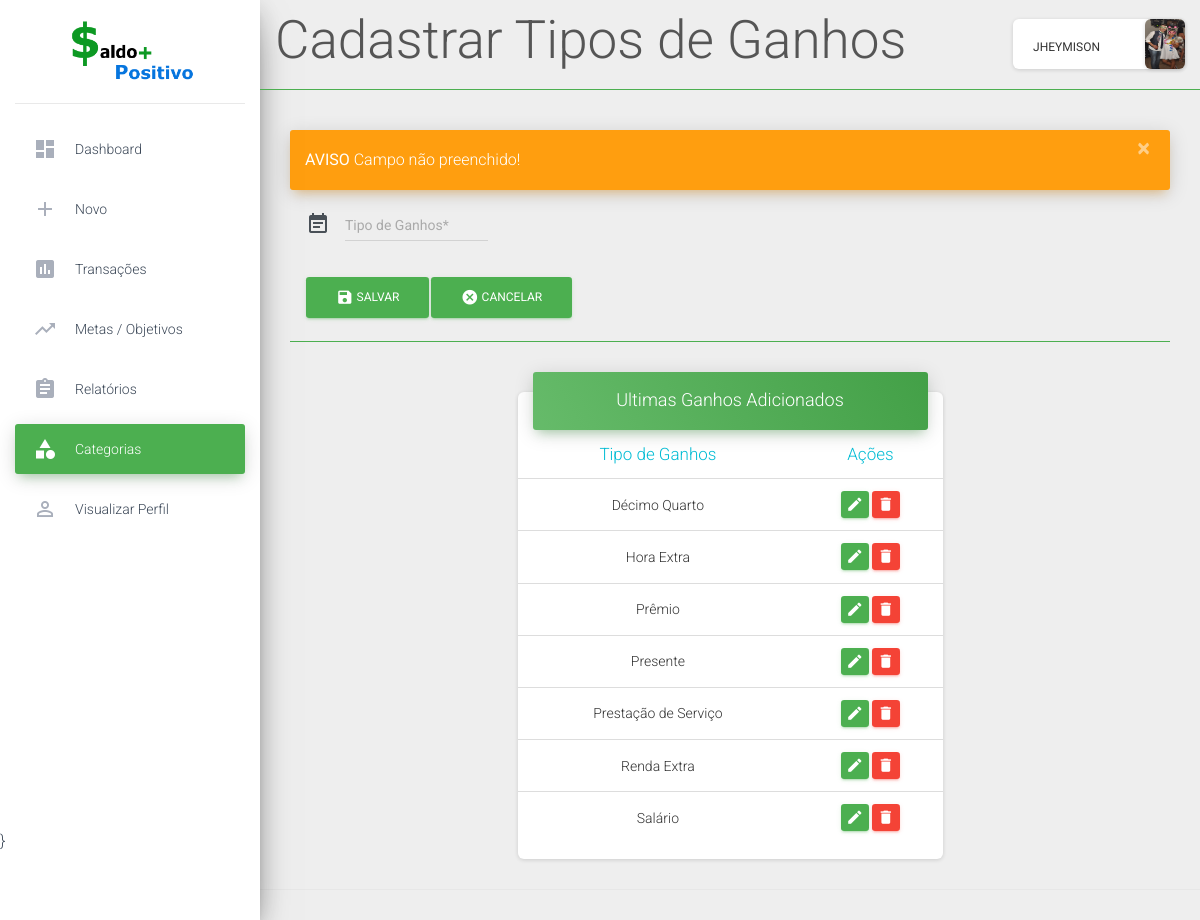
/main.php?page=tipoganhos&sec=cadastra_tipo_ganhos&erro_cadastro=warnning (signed in), run on the app's committed database.
### tables this page shows
CREATE TABLE `perfil_usuarios` (
  `id` int(11) NOT NULL,
  `empresa` varchar(300) NOT NULL,
  `profissao` varchar(300) NOT NULL,
  `sobre` varchar(1000) NOT NULL,
  `imagem` varchar(1000) NOT NULL,
  `id_cadastrar_usuarios` int(11) NOT NULL
);

CREATE TABLE `tipos_de_ganhos` (
  `id` int(11) NOT NULL,
  `tipo_ganho` varchar(200) NOT NULL,
  `id_cadastrar_usuarios` int(11) NOT NULL
);

### inserts/title_pages.php (called while the page is built)
<?php
    if(isset($_GET['sec'])){
            $pageInfo = $_GET['sec'];
        if($pageInfo == "dashboard"){
            $pageFormat = "Dashboard";
        } elseif ($pageInfo == "cadastrar_ganho") {
            $pageFormat = "Cadastrar Ganho";
        } elseif($pageInfo == "edita_ganhos"){
            $pageFormat = "Editar Ganhos";
        } elseif($pageInfo == "deleta_ganhos"){
            $pageFormat = "Deletar Ganho";
        } elseif($pageInfo == "cadastrar_despesa"){
            $pageFormat = "Cadastrar Despesas";
        } elseif($pageInfo == "edita_despesas"){
            $pageFormat = "Editar Despesas";
        } elseif($pageInfo == "deleta_despesas"){
            $pageFormat = "Deletar Despesa";
        } elseif($pageInfo == "cadastrar_cartoes"){
            $pageFormat = "Cadastrar Cartao";
        } elseif($pageInfo == "edita_cartoes"){
            $pageFormat = "Editar Cartao";
        } elseif($pageInfo == "deleta_cartoes"){
            $pageFormat = "Deletar Cartao";
        } elseif($pageInfo == "vizualizar_transacoes"){
            $pageFormat = "Visualizar Transações";
        } elseif($pageInfo == "cadastrar_metas"){
            $pageFormat = "Cadastrar Metas";
        } elseif($pageInfo == "editar_metas"){
            $pageFormat = "Editar Metas";
        } elseif($pageInfo == "deletar_metas"){
            $pageFormat = "Deletar Metas";
        } elseif($pageInfo == "relatorio_ganhos"){
            $pageFormat = "Relatorio de Ganhos";
        } elseif($pageInfo == "relatorio_despesas"){
            $pageFormat = "Relatorio de Despesas";
        } elseif($pageInfo == "relatorio_tipo_pagamento"){
            $pageFormat = "Relatorio de Tipos de Pagamentos";
        } elseif($pageInfo == "vizualizar_perfil"){
            $pageFormat = "Seu Perfil";
        } elseif($pageInfo == "editar_perfil"){
            $pageFormat = "Editar Perfil";
        } elseif($pageInfo == "cadastra_tipo_ganhos"){
            $pageFormat = "Cadastrar Tipos de Ganhos";
        } elseif($pageInfo == "cadastra_tipo_despesas"){
            $pageFormat = "Cadastrar Tipos de Despesas";
        } elseif($pageInfo == "edita_tipo_ganhos"){
            $pageFormat = "Alterar Tipos de Ganhos";
        } elseif($pageInfo == "deleta_tipo_ganhos"){
            $pageFormat = "Deletar Tipo";
        } elseif($pageInfo == "edita_tipo_despesas"){
            $pageFormat = "Alterar Tipos de Despesa";
        } elseif($pageInfo == "deleta_tipo_despesas"){
            $pageFormat = "Deletar Tipo";
        }
    } else {
        $pageFormat = "Dashboard";
        $pageInfo ="dashboard";
    }
?>

### routes/links.php (called while the page is built, shortened)
<?php
    $page_edita_tipo_ganhos = "main.php?page=tipoganhos&sec=edita_tipo_ganhos";
    $page_deleta_tipo_ganhos = "main.php?page=tipoganhos&sec=deleta_tipo_ganhos";
?>

### inserts/table_tipo_ganhos.php (the view)
<?php
	include("routes/links.php");
	$id_adm = 100;
	$sql_cadastrar_tipo_ganhos = "SELECT * FROM tipos_de_ganhos WHERE id_cadastrar_usuarios = '$id_usuario' OR id_cadastrar_usuarios = '$id_adm' ORDER BY tipo_ganho ASC";
	$sel = $conecta_bd->query($sql_cadastrar_tipo_ganhos);
?>
<div class="row d-flex justify-content-center">
	<div class="col-lg-6 col-md-6">
		<div class="card">
		    <div class="card-header card-header-success">
		        <h4 class="card-title text-center">Ultimas Ganhos Adicionados</h4>
		    </div>
		    <div class="card-body table-responsive">
		        <table class="table table-hover">
		            <thead class="text-info text-center">
		                <tr>
		                    <th>Tipo de Ganhos</th>
		                    <th>Ações</th>
		                </tr>
		            </thead>
		            <tbody class="text-center">
		                <?php while ( $tipos = $sel->fetch_assoc() ) : ?>
		                <tr>
		                    <td><?php echo $tipos['tipo_ganho'] ?></td>
		                    <td class="td-actions text-center">
				                <a href="<?php echo $page_edita_tipo_ganhos ?>&id=<?php echo $tipos['id'] ?>">
				                	<button type="button" rel="tooltip" class="btn btn-success" title="Editar">
				                    	<i class="material-icons">edit</i>
				               		</button>
				                </a>
				                <a href="<?php echo $page_deleta_tipo_ganhos ?>&id=<?php echo $tipos['id'] ?>">
					                <button type="button" name="deletar" type="button" rel="tooltip" class="btn btn-danger" title="Deletar">
					                    <i class="material-icons">delete</i>
					                </button>
				           		</a>
				            </td>
		                </tr>
		                <?php endwhile; ?>
		            </tbody>
		        </table>
		    </div>
		</div>
	</div>
</div>

### main.php (shortened to what this page needs)
<?php
    if ( $_SESSION['logado'] == true ) :
    $id_usuario = $_SESSION['user']['id'];
    $usuario = $_SESSION['user']['nome'];
    $nome = explode(" ", $usuario);
    include("bd/conecta_bd.php");
    include("inserts/title_pages.php");
    $sql_perfil = "SELECT * FROM perfil_usuarios WHERE id_cadastrar_usuarios = '$id_usuario'";
    $sel_perfil = $conecta_bd->query($sql_perfil);
    $perfil = $sel_perfil -> fetch_assoc();
    $imagem = $perfil['imagem'];
?>
<!doctype html>
<html>
<head>
    <link rel="stylesheet" href="https://maxcdn.bootstrapcdn.com/font-awesome/latest/css/font-awesome.min.css">
    <link href="assets/css/material-dashboard2.min.css" rel="stylesheet" />
    <link href="assets/css/material-dashboard.min.css" rel="stylesheet" />
    <link href="assets/demo/demo.css" rel="stylesheet" />
    <link rel="stylesheet" type="text/css" href="chartist/chartist.min.css">
    <link rel="stylesheet" type="text/css" href="assets/css/style.css">
    <link rel="stylesheet" href="https://cdn.jsdelivr.net/docsearch.js/2/docsearch.min.css" />
    <link rel="stylesheet" href="assets/demo/docs.min.css">
</head>
<body>
    <div class="wrapper ">
        <div class="sidebar" data-color="green" data-background-color="white">
            <div class="logo">
                <a href="main.php?sec=dashboard">
                    <img id="logoSite" src="assets/img/logo.png">
                </a>
            </div>
            <div class="sidebar-wrapper">
                <ul class="nav">
                    <li class="nav-item <?=($pageInfo == 'dashboard')?'active':''?>">
                        <a class="nav-link" href="main.php?sec=dashboard">
                            <i class="material-icons">dashboard</i>
                            <p>Dashboard</p>
                        </a>
                    </li>
                    <li class="nav-item dropdown <?=($pageInfo == 'cadastrar_ganho' || $pageInfo == 'cadastrar_despesa' || $pageInfo == 'cadastrar_cartoes')?'active':''?>">
                        <a class="nav-link" href="#" id="navbarDropdownMenuLink" data-toggle="dropdown" aria-haspopup="true" aria-expanded="false">
                            <i class="material-icons">add</i>
                            <p>Novo</p>
                        </a>
                    </li>
                    <li class="nav-item <?=($pageInfo == 'vizualizar_transacoes')?'active':''?>" >
                        <a class="nav-link" href="main.php?page=transacoes&sec=vizualizar_transacoes">
                            <i class="material-icons">assessment</i>
                            <p>Transações</p>
                        </a>
                    </li>
                    <li class="nav-item <?=($pageInfo == 'cadastrar_metas')?'active':''?>"">
                        <a class="nav-link" href="main.php?page=metas&sec=cadastrar_metas">
                            <i class="material-icons">trending_up</i>
                            <p>Metas / Objetivos</p>
                        </a>
                    </li>
                    <li class="nav-item dropdown <?=($pageInfo == 'relatorio_ganhos' || $pageInfo == 'relatorio_despesas' || $pageInfo == 'relatorio_tipo_pagamento' )?'active':''?>" >
                        <a class="nav-link" href="#" id="navbarDropdownMenuLink" data-toggle="dropdown" aria-haspopup="true" aria-expanded="false">
                            <i class="material-icons">assignment</i>
                            <p>Relatórios</p>
                        </a>
                    </li>
                    <li class="nav-item dropdown <?=($pageInfo == 'cadastra_tipo_ganhos' || $pageInfo == 'cadastra_tipo_despesas')?'active':''?>">
                        <a class="nav-link" href="#" id="navbarDropdownMenuLink" data-toggle="dropdown" aria-haspopup="true" aria-expanded="false" name="tipo_ganhO_despesa">
                            <i class="material-icons">category</i>
                            <p>Categorias</p>
                        </a>
                    </li>
                    <li class="nav-item <?=($pageInfo == 'vizualizar_perfil')?'active':''?>" >
                        <a class="nav-link" href="main.php?page=perfil&sec=vizualizar_perfil" name="vizualizar_perfil">
                            <i class="material-icons">perm_identity</i>
                            <p>Visualizar Perfil</p>
                        </a>
                    </li>
                </ul>
            </div>
            }
        </div>
        <div class="main-panel">
            <nav class="navbar navbar-expand-lg navbar-transparent navbar-absolute fixed-top ">
                <div class="container-fluid">
                    <div class="navbar-wrapper">
                        <h1><?php echo $pageFormat ?><h1>
                    </div>
                    <div class="collapse navbar-collapse justify-content-end">
                        <ul class="navbar-nav">
                            <li class="nav-item">
                                <div class="card">
                                    <div class="card-body">
                                        <div class="row">
                                            <div class="col">
                                                <div class="dropdown nomePerfil">
                                                    <a class="nav-link" id="navbarDropdownMenuLink" data-toggle="dropdown" aria-haspopup="true" aria-expanded="false" style="cursor: pointer;">
                                                        <?php echo $nome[0]; ?>
                                                    </a>
                                                </div>
                                            </div>
                                            <div class="col">
                                                <img class="card imgPerfil" src="<?php echo $imagem ?>" rel="nofollow" alt="Card image cap">
                                            </div>
                                        </div>
                                    </div>
                                </div>
                            </li>
                        </ul>
                    </div>
                </div>
            </nav>
            <div class="content">
                <div class="container-fluid">
                    <?php
                        include("routes/routes_main.php");
                    ?>
                </div>
            </div>
            <footer class="footer">
            </footer>
        </div>
    </div>
</html>
<?php endif; ?>

### assets/css/style.css (style rules this page uses)
#logoSite { width: 150px; top: 50%; left: 50%; margin-left: 50px; }
.card { margin-bottom: 0; margin-top: 0; }
.card .card-body { padding: 0px; }
.imgPerfil { width: 40px; height: 50px; }
.nomePerfil { padding-top: 8px; }
.main-panel>.navbar { border-bottom: 1px solid #4caf50; }
.main-panel>.content { margin-top: 100px; }
html { overflow-y: hidden; overflow-x: hidden; }

### data on the page
perfil_usuarios: imagem (picture)
tipos_de_ganhos: tipo_ganho "Décimo Quarto"
tipos_de_ganhos: tipo_ganho "Hora Extra"
tipos_de_ganhos: tipo_ganho "Prêmio"
tipos_de_ganhos: tipo_ganho "Presente"
tipos_de_ganhos: tipo_ganho "Prestação de Serviço"
tipos_de_ganhos: tipo_ganho "Renda Extra"
tipos_de_ganhos: tipo_ganho "Salário"

### other printed values
$pageFormat "Cadastrar Tipos de Ganhos"
$nome[0] "JHEYMISON"
